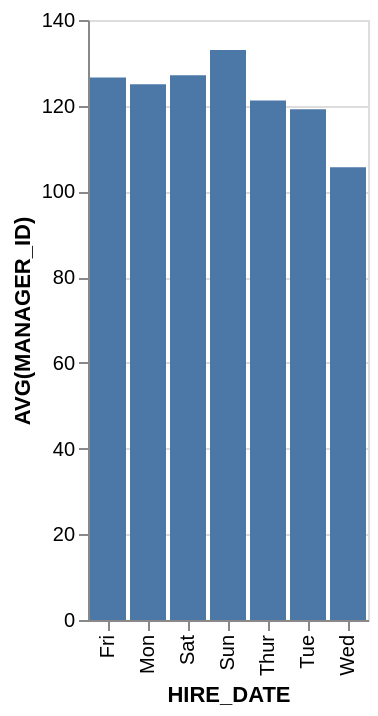

Source (Vega-Lite JSON):
### Vega-Lite specification from a JSON file in a GitHub repository (floating-point values rounded to 4 significant figures)
{"data": {"values": [{"x_data": "Mon", "y_data": 125}, {"x_data": "Tue", "y_data": 119.2}, {"x_data": "Wed", "y_data": 105.6}, {"x_data": "Thur", "y_data": 121.2}, {"x_data": "Fri", "y_data": 126.6}, {"x_data": "Sat", "y_data": 127.1}, {"x_data": "Sun", "y_data": 133}]}, "mark": "bar", "encoding": {"x": {"field": "x_data", "type": "nominal", "title": "HIRE_DATE", "sort": "ascending"}, "y": {"field": "y_data", "type": "quantitative", "title": "AVG(MANAGER_ID)"}}}
